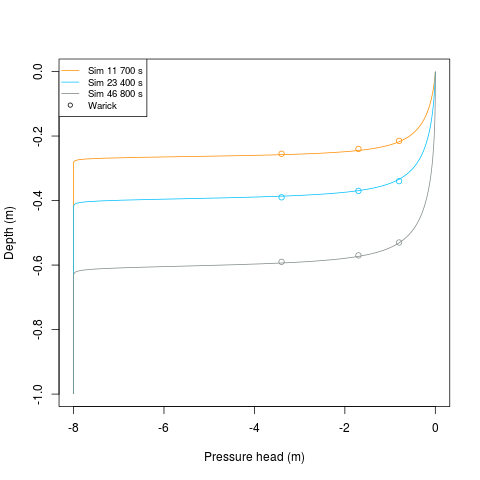

R code for this plot:
pressure=read.csv("S_pressure_profil_t.dat", sep = "" , header = F ,
                  na.strings ="", stringsAsFactors= F) # time z pr h

data_pres_head=data.frame(time=pressure$V1,z=pressure$V2,p_h=pressure$V3/1000/9.81)
t11700=subset(data_pres_head, time ==11700, select = c(z, p_h))
t23400=subset(data_pres_head, time ==23400, select = c(z, p_h))
t46800=subset(data_pres_head, time ==46800, select = c(z, p_h))
plot(t11700$p_h,t11700$z,col="darkorange",type = "l", xlab = "Pressure head (m)", ylab = "Depth (m)")
points(-3.4,-0.255,col="darkorange")
points(-1.7,-0.24,col="darkorange")
points(-0.8,-0.215,col="darkorange")
lines(t23400$p_h,t23400$z,col="deepskyblue")
points(-3.4,-0.4,col="deepskyblue")
points(-1.7,-0.38,col="deepskyblue")
points(-0.8,-0.35,col="deepskyblue")
lines(t46800$p_h,t46800$z,col="azure4")
points(-3.4,-0.6,col="azure4")
points(-1.7,-0.59,col="azure4")
points(-0.8,-0.55,col="azure4")
legend("topleft", legend=c("Sim 11 700 s", "Sim 23 400 s", "Sim 46 800 s","Warick"),
       col=c("darkorange", "deepskyblue","azure4","black"), lty = c(1,1,1,NA), pch = c(NA,NA,NA, 1), cex=0.8)
